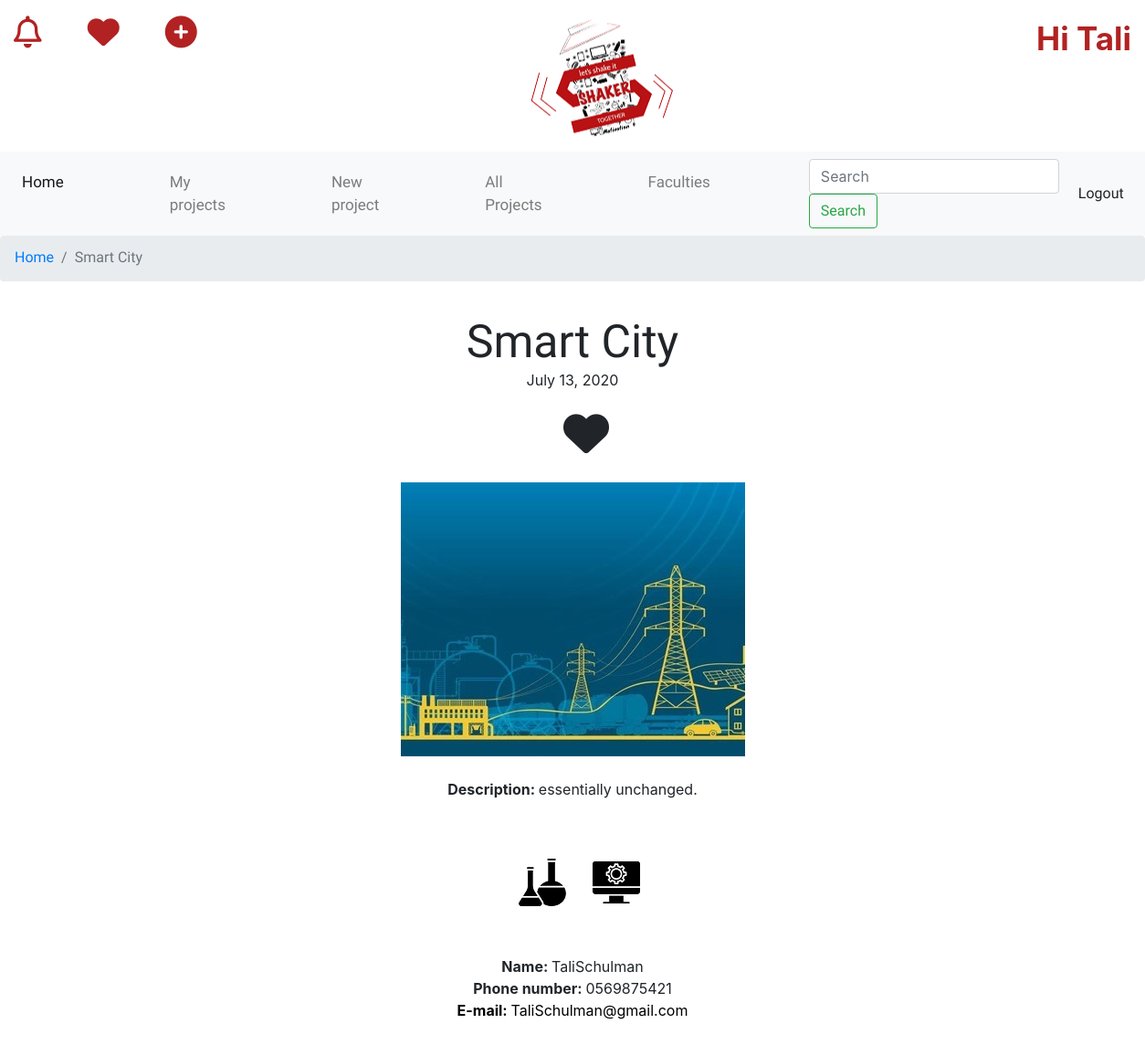
Screenshot of /project/29/about (signed in) with the database file from the repository.
### projects/models.py (models this page shows)
class Project(models.Model):
    user_id = models.ForeignKey(User, on_delete=models.CASCADE) #relationship 1:n (user:todos)
    dateCreated = models.DateField(auto_now_add=True) #automatic
    fullName = models.CharField(max_length=70)
    email = models.EmailField(max_length=254)
    phone = models.CharField(max_length=10)
    projectName = models.CharField(max_length=70)
    keyWord = models.CharField(max_length=70)
    description = models.TextField(blank=True)
    imgUrl = models.FileField(upload_to='proj')
    fasion = models.BooleanField(default=False) #true or false
    art = models.BooleanField(default=False) #true or false
    chemical = models.BooleanField(default=False) #true or false
    jewellery = models.BooleanField(default=False) #true or false
    graphic = models.BooleanField(default=False) #true or false
    electronic = models.BooleanField(default=False) #true or false
    software = models.BooleanField(default=False) #true or false
    industrial = models.BooleanField(default=False) #true or false
    Textil  = models.BooleanField(default=False) #true or false

### projects/views.py (the view)
# urls.py: path('project/<int:project_pk>/about', views.projectabout, name='project-about'),
@login_required
def projectabout(request, project_pk):
    project = Project.objects.get(id=project_pk)
    return render(request, 'projects/project.html', {'project': project})

### projects/templates/projects/project.html (shortened to what this page needs)
{% load static %}
<!DOCTYPE html>
<html lang="en">
<head>
  <link rel ="stylesheet" href="{% static 'projects/css/style.css' %}">
  <link rel="stylesheet" href="https://stackpath.bootstrapcdn.com/bootstrap/4.5.0/css/bootstrap.min.css">
</head>
<body>
  <header>
    <a href="/homepage" id="logo" ></a>
      <ul class="headerIcons">
        <li><a href="#" class="far fa-bell"></a>
          <a href="#" class="fas fa-heart"></a>
        <a href="/createNewProject" class="fas fa-plus-circle"></a>
        </li>
      </ul>
    {% if user.is_authenticated %}
    <div class="greeting">
      <span><b>Hi {{user.username}}</b></span>
    </div>
    {% else %}
      <a href="/Login">Login</a>
      <a href="/register">Register</a>
    {% endif %}
  </header>
  <nav class="navbar navbar-expand-lg navbar-light bg-light">
    <div class="collapse navbar-collapse" id="navbarSupportedContent">
      <ul class="navbar-nav mr-auto">
        <li class="nav-item active">
          <a class="nav-link" href="/homepage">Home <span class="sr-only">(current)</span></a>
        </li>
        <li class="nav-item">
          <a class="nav-link" href="/myprojects">My projects</a>
        </li>
        <li class="nav-item">
          <a class="nav-link" href="/createNewProject">New project</a>
        </li>
        <li class="nav-item">
          <a class="nav-link" href="/allprojects">All Projects</a>
        </li>
        <li class="nav-item">
          <a class="nav-link" href="/allfaculties">Faculties</a>
        </li>
      </ul>
      <form class="form-inline my-2 my-lg-0">
        <input class="form-control mr-sm-2" type="search" placeholder="Search" aria-label="Search">
        <button class="btn btn-outline-success my-2 my-sm-0" type="submit">Search</button>
      </form>
      <form action="{% url 'logoutuser' %}" method="POST">
          <button class="btn btn-light logoutButton" type='submit'>Logout</button>
      </form>
    </div>
  </nav>
  <div class="breadc">
    <nav aria-label="breadcrumb">
      <ol class="breadcrumb">
        <li class="breadcrumb-item"><a href="/homepage">Home</a></li>
        <li class="breadcrumb-item active" aria-current="page">{{project.projectName}}</li>
      </ol>
    </nav>
  </div>
  {% if user.is_authenticated %}
  <div class="project-container">
    <h1>{{project.projectName}}</h1>
    <span>{{project.dateCreated}}</span>
    <br><br>
    <br><br>
    <div class="heart"><i class="fas fa-heart"></i></div>
      {% if project.imgUrl %}
        <img src="{{project.imgUrl.url}}" alt="{{project.projectName}}" title="{{project.projectName}}">
      {% endif %}
      <br><br>
      {% if project.description %}
        <p><b>Description: </b>{{project.description}}</p>
      {% endif %}
      <br><br>
      {% if project.chemical %}
        <img class="facultyIcon" src="{% static 'projects/media/images/departmentsIcons/chemical.png' %}" class="Chemical" alt="Chemical" title="Chemical">&nbsp;
      {% endif %}
      {% if project.software %}
          <img class="facultyIcon" src="{% static 'projects/media/images/departmentsIcons/software.png' %}" class="Software" alt="Software" title="Software">&nbsp;
      {% endif %}
      <p class="contact"><br>
        {% if project.fullName %}
        <b>Name: </b>{{project.fullName}}<br>
        {% endif %}
        {% if project.phone %}
        <b>Phone number: </b>{{project.phone}}<br>
        {% endif %}
        {% if project.email %}
        <a href="mailto:{{project.email}}"><b>E-mail: </b>{{project.email}}</a><br>
        {% endif %}
      </p>
        {% endif %}
      </div>
</body>
</html>

### projects/static/projects/css/style.css (style rules this page uses)
* { margin: 0; padding: 0; }
header, article,main,footer,section,nav,ul,div,a,li { display: block; }
header { height: 150px; width: 100%; }
.headerIcons a { position: relative; float: left; margin-top: 2px; font-size: 35px; color: firebrick; letter-spacing: 50px; }
.headerIcons { margin-left: 15px; }
.greeting { position: relative; float: right; font-size: 35px; color: firebrick; display: flex; margin-right: 15px; }
#logo { position: absolute; width: 15%; height: 140px; background-image: url(../media/images/logo.png); background-repeat: no-repeat; background-position: center; left: 45%; }
.nav-link { font-size: 17px; font-family: Cambria, Cochin, Georgia, Times, 'Times New Roman', serif; margin-right: 100px; }
.navbar { position: relative; }
nav button { font-family: Cambria, Cochin, Georgia, Times, 'Times New Roman', serif; font-size: 17px; }
.breadcrumb { font-family: Cambria, Cochin, Georgia, Times, 'Times New Roman', serif; height: 50px; width: 100%; }
.main-wrapper a, .project-container a { color:black; }
.project-container { position: relative; flex-wrap: wrap; top: 20px; margin-bottom: 30px; text-align: center; }
.project-container h1, .createnewproject-wrapper h1 { position: relative; font-family: Carter One; font-size: 50px; margin: 0 auto; }
img { position: relative; max-width:100%; height:auto; }
.facultyIcon { display: inline-block; padding-left: 20px; }
.contact { margin-top: 30px; }
.heart { position: relative; height: 20px; width: 20px; top: -70px; font-size: 50px; background-color: white; margin: 0 auto; }

### rows the page displays
Project: projectName "Smart City", dateCreated "July 13, 2020", imgUrl (picture), description "essentially unchanged.", fullName "TaliSchulman", phone "0569875421", email "TaliSchulman@gmail.com"

### other values shown
{{ user.username }} "Tali"
